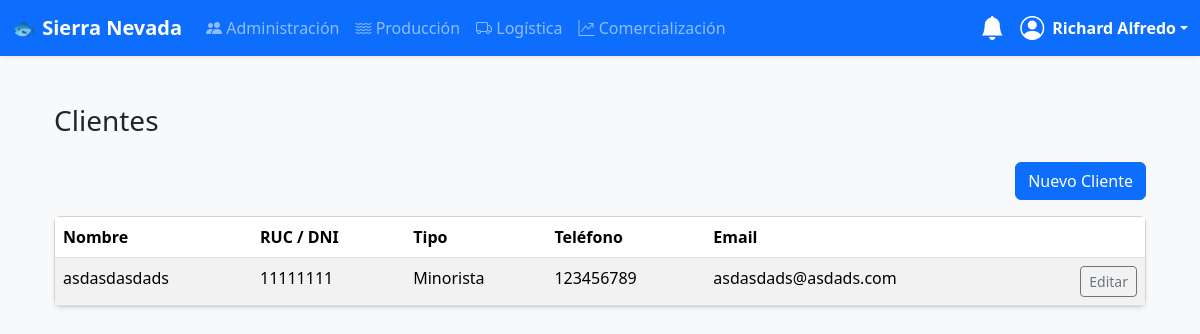
Page /comercializacion/clientes/ (signed in) on the earlier database version.
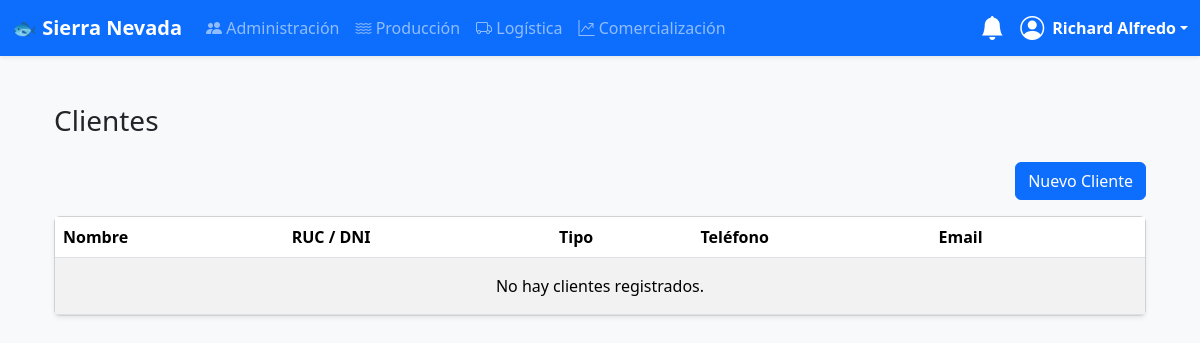
Same page on the later database version.
### comercializacion/models.py (models this page shows, shortened)
class Cliente(models.Model):
    TIPOS_CLIENTE = (
        ("MAYORISTA", "Mayorista"),
        ("MINORISTA", "Minorista"),
    )
    nombre = models.CharField(max_length=255)
    ruc_dni = models.CharField(max_length=15, unique=True, verbose_name="RUC / DNI")
    direccion = models.CharField(max_length=255, blank=True, null=True)
    telefono = models.CharField(max_length=20, blank=True, null=True)
    email = models.EmailField(blank=True, null=True)
    tipo_cliente = models.CharField(max_length=15, choices=TIPOS_CLIENTE, default="MAYORISTA")

### comercializacion/views.py (the view)
# urls.py: path("clientes/", views.ClienteListView.as_view(), name="cliente-list"),
class ClienteListView(ComercializacionPermissionMixin, ListView):
    model = Cliente
    template_name = "comercializacion/cliente_list.html"
    context_object_name = "clientes"

### comercializacion/views.py (called while the page is built)
    def test_func(self):
        return self.request.user.is_staff or self.request.user.groups.filter(name="Comercializacion").exists()

### usuarios/templatetags/auth_extras.py (called while the page is built)
@register.filter(name='has_group')
def has_group(user, group_name):
    return user.groups.filter(name=group_name).exists()

### templates/comercializacion/cliente_list.html
{% extends "base.html" %}
{% block content %}
<div class="container py-4">
    <h1 class="h3 mb-4">Clientes</h1>
    <div class="mb-3 text-end">
        <a href="{% url 'cliente-create' %}" class="btn btn-primary">Nuevo Cliente</a>
    </div>
    <div class="card shadow-sm">
        <div class="card-body p-0">
            <table class="table table-striped mb-0">
                <thead>
                    <tr>
                        <th>Nombre</th>
                        <th>RUC / DNI</th>
                        <th>Tipo</th>
                        <th>Teléfono</th>
                        <th>Email</th>
                        <th></th>
                    </tr>
                </thead>
                <tbody>
                    {% for c in clientes %}
                    <tr>
                        <td>{{ c.nombre }}</td>
                        <td>{{ c.ruc_dni }}</td>
                        <td>{{ c.get_tipo_cliente_display }}</td>
                        <td>{{ c.telefono }}</td>
                        <td>{{ c.email }}</td>
                        <td class="text-end">
                            <a href="{% url 'cliente-update' c.pk %}" class="btn btn-sm btn-outline-secondary">Editar</a>
                        </td>
                    </tr>
                    {% empty %}
                    <tr>
                        <td colspan="6" class="text-center py-3">No hay clientes registrados.</td>
                    </tr>
                    {% endfor %}
                </tbody>
            </table>
        </div>
    </div>
</div>
{% endblock %}

Differences in the rows shown:
removed Cliente: nombre "asdasdasdads", ruc_dni "11111111", tipo_cliente "Minorista", telefono "123456789", email "asdasdads@asdads.com"
Other differences:
text now shown: "No hay clientes registrados."
